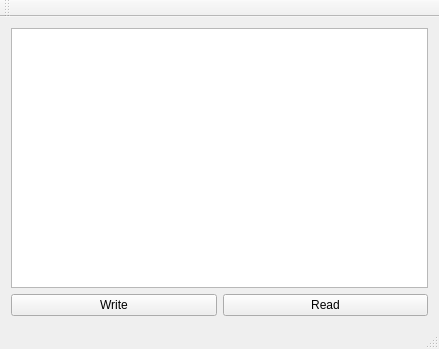
<?xml version="1.0" encoding="UTF-8"?>
<ui version="4.0">
 <class>MainWindow</class>
 <widget class="QMainWindow" name="MainWindow">
  <property name="geometry">
   <rect>
    <x>0</x>
    <y>0</y>
    <width>439</width>
    <height>349</height>
   </rect>
  </property>
  <property name="windowTitle">
   <string>MainWindow</string>
  </property>
  <widget class="QWidget" name="centralWidget">
   <layout class="QVBoxLayout" name="verticalLayout_2">
    <item>
     <layout class="QVBoxLayout" name="verticalLayout">
      <item>
       <widget class="QPlainTextEdit" name="plainTextEdit"/>
      </item>
      <item>
       <layout class="QHBoxLayout" name="horizontalLayout">
        <item>
         <widget class="QPushButton" name="pushButton">
          <property name="text">
           <string>Write</string>
          </property>
         </widget>
        </item>
        <item>
         <widget class="QPushButton" name="pushButton_2">
          <property name="text">
           <string>Read</string>
          </property>
         </widget>
        </item>
       </layout>
      </item>
     </layout>
    </item>
   </layout>
  </widget>
  <widget class="QMenuBar" name="menuBar">
   <property name="geometry">
    <rect>
     <x>0</x>
     <y>0</y>
     <width>439</width>
     <height>22</height>
    </rect>
   </property>
  </widget>
  <widget class="QToolBar" name="mainToolBar">
   <attribute name="toolBarArea">
    <enum>TopToolBarArea</enum>
   </attribute>
   <attribute name="toolBarBreak">
    <bool>false</bool>
   </attribute>
  </widget>
  <widget class="QStatusBar" name="statusBar"/>
 </widget>
 <layoutdefault spacing="6" margin="11"/>
 <resources/>
 <connections/>
</ui>
